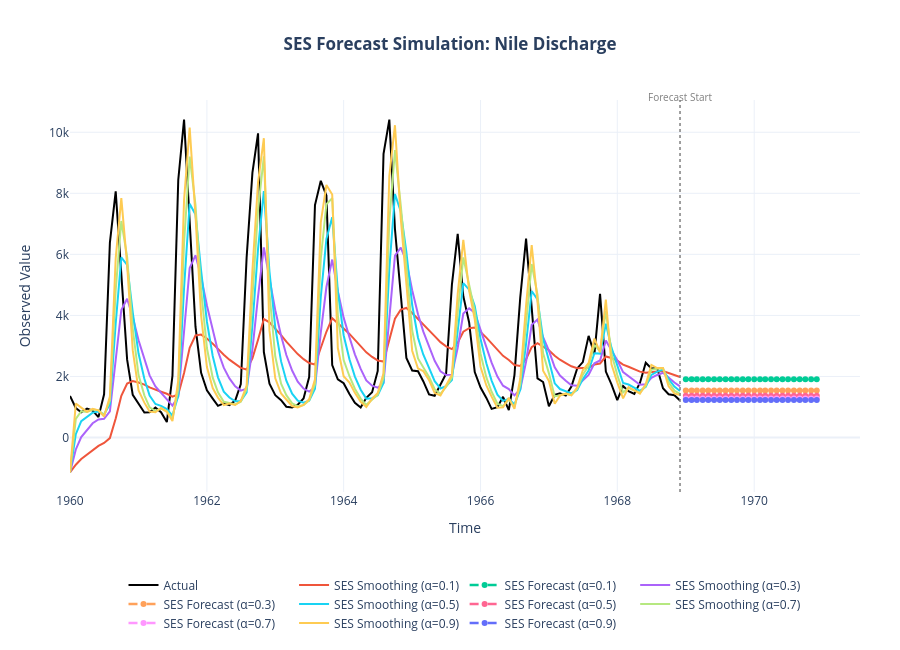
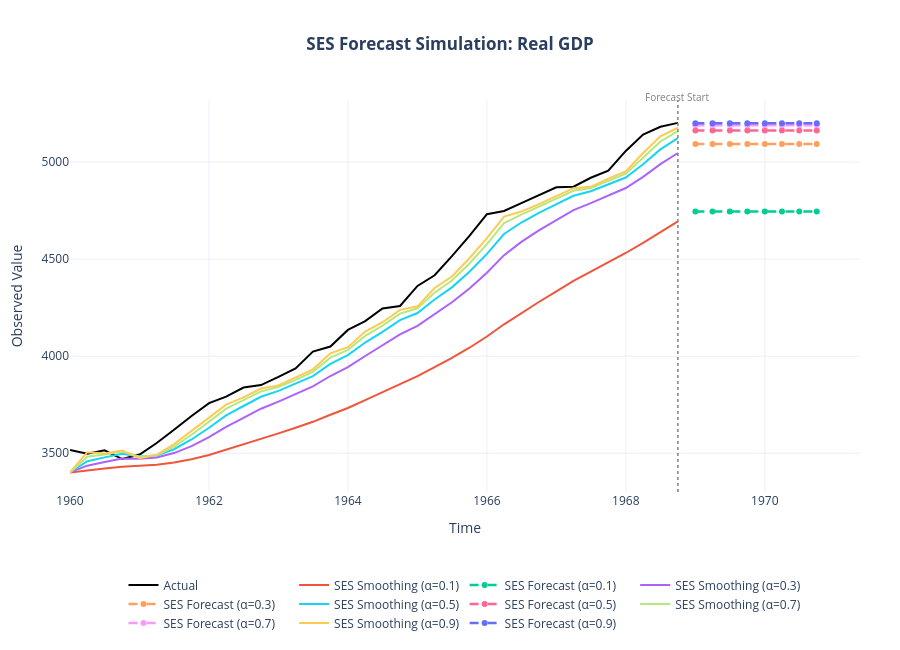
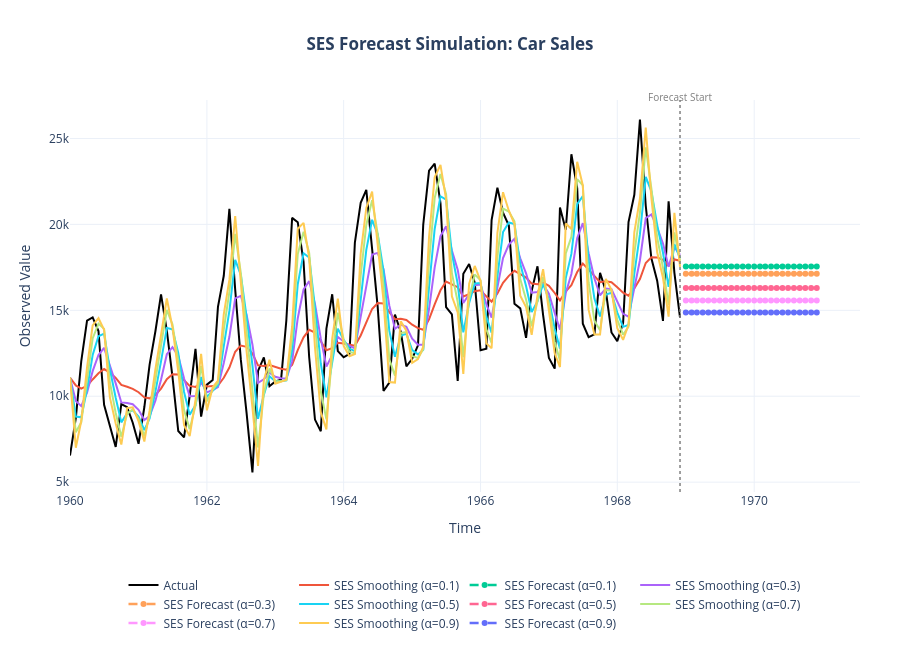

Here is the notebook cell these charts were saved with, in order:
### Markdown cell above
---
## 2. Simple Exponential Smoothing (SES)

Bentuk rekursif (bentuk komponen): $\ell_t = \alpha y_t + (1-\alpha)\ell_{t-1}$, ramalan $\hat y_{T+h} = \ell_T$ untuk semua $h$
— ramalan **datar**. Cocok untuk deret **tanpa tren dan tanpa musiman**.

### Code cell
# ============================================================
# 1. PARAMETERS
# ============================================================

FORECAST_YEARS = 2

ALPHAS = [0.1, 0.3, 0.5, 0.7, 0.9]

datasets = [
    (nil, 'Nile River Discharge'),
    (gdp, 'United States Real GDP'),
    (car, 'Monthly Car Sales')
]


# ============================================================
# 2. SES SIMULATION
# ============================================================

def compare_alpha(data, alphas, forecast_years=2):

    data = data.dropna().sort_index()

    # Detect frequency
    freq = pd.infer_freq(data.index)

    if freq is None:
        raise ValueError(
            f'Frekuensi data tidak teratur: {data.name}'
        )

    # Determine forecast horizon
    if freq.upper().startswith('Q'):
        horizon = forecast_years * 4

    elif freq.upper().startswith('M'):
        horizon = forecast_years * 12

    elif freq.upper().startswith(('Y', 'A')):
        horizon = forecast_years

    else:
        raise ValueError(
            f'Frekuensi tidak dikenali: {freq}'
        )

    # Generate future dates
    future_index = pd.date_range(
        start=data.index[-1],
        periods=horizon + 1,
        freq=freq
    )[1:]

    fig = go.Figure()

    # --------------------------------------------------------
    # ACTUAL DATA
    # --------------------------------------------------------

    fig.add_trace(
        go.Scatter(
            x=data.index,
            y=data.values,
            name='Actual',
            line=dict(color='black', width=2)
        )
    )

    # Store forecast results
    results = {}

    # Store smoothing results
    smoothing_results = {}

    # --------------------------------------------------------
    # SES FOR EACH ALPHA
    # --------------------------------------------------------

    for alpha in alphas:

        model = SimpleExpSmoothing(
            data,
            initialization_method='estimated'
        )

        fitted = model.fit(
            smoothing_level=alpha,
            optimized=False
        )

        # In-sample smoothing
        smoothing = fitted.fittedvalues

        # Out-of-sample forecast
        forecast = fitted.forecast(horizon)

        results[alpha] = forecast.values
        smoothing_results[alpha] = smoothing.values

        # Plot smoothing
        fig.add_trace(
            go.Scatter(
                x=data.index,
                y=smoothing,
                name=f'SES Smoothing (α={alpha})',
                line=dict(width=2)
            )
        )

        # Plot forecast
        fig.add_trace(
            go.Scatter(
                x=future_index,
                y=forecast.values,
                name=f'SES Forecast (α={alpha})',
                line=dict(width=2.5, dash='dash'),
                mode='lines+markers'
            )
        )

    # --------------------------------------------------------
    # FORECAST BOUNDARY
    # Fix Plotly Timestamp compatibility
    # --------------------------------------------------------

    boundary_date = data.index[-1].strftime('%Y-%m-%d')

    fig.add_shape(
        type='line',
        x0=boundary_date,
        x1=boundary_date,
        y0=0,
        y1=1,
        xref='x',
        yref='paper',
        line=dict(
            color='gray',
            width=1.5,
            dash='dot'
        )
    )

    fig.add_annotation(
        x=boundary_date,
        y=1,
        xref='x',
        yref='paper',
        text='Forecast Start',
        showarrow=False,
        yshift=12,
        font=dict(size=10, color='gray')
    )

    # --------------------------------------------------------
    # LAYOUT
    # --------------------------------------------------------

    fig.update_layout(
        title=dict(
            text=(
                f'<b>SES Forecast Simulation: '
                f'{data.name if data.name else "Time Series"}</b>'
            ),
            x=0.5,
            xanchor='center'
        ),
        xaxis_title='Time',
        yaxis_title='Observed Value',
        template='plotly_white',
        hovermode='x unified',
        height=650,
        legend=dict(
            orientation='h',
            y=-0.2,
            x=0.5,
            xanchor='center'
        ),
        margin=dict(
            l=70,
            r=40,
            t=100,
            b=150
        )
    )

    fig.show()

    # --------------------------------------------------------
    # RETURN FORECAST TABLE
    # --------------------------------------------------------

    forecast_table = pd.DataFrame(
        results,
        index=future_index
    )

    forecast_table.columns = [
        f'Alpha {alpha}' for alpha in alphas
    ]

    return forecast_table, smoothing_results


# ============================================================
# 3. RUN SIMULATION
# ============================================================

forecast_results = {}
smoothing_results = {}

for data, name in datasets:

    print('\n' + '=' * 65)
    print(name)
    print('=' * 65)

    try:

        forecast_table, smoothing_table = compare_alpha(
            data,
            ALPHAS,
            FORECAST_YEARS
        )

        forecast_results[name] = forecast_table
        smoothing_results[name] = smoothing_table

        print('\nFORECAST RESULTS')

        print(
            forecast_table.round(2).to_string()
        )

    except Exception as e:

        print(f'Error pada {name}: {e}')
